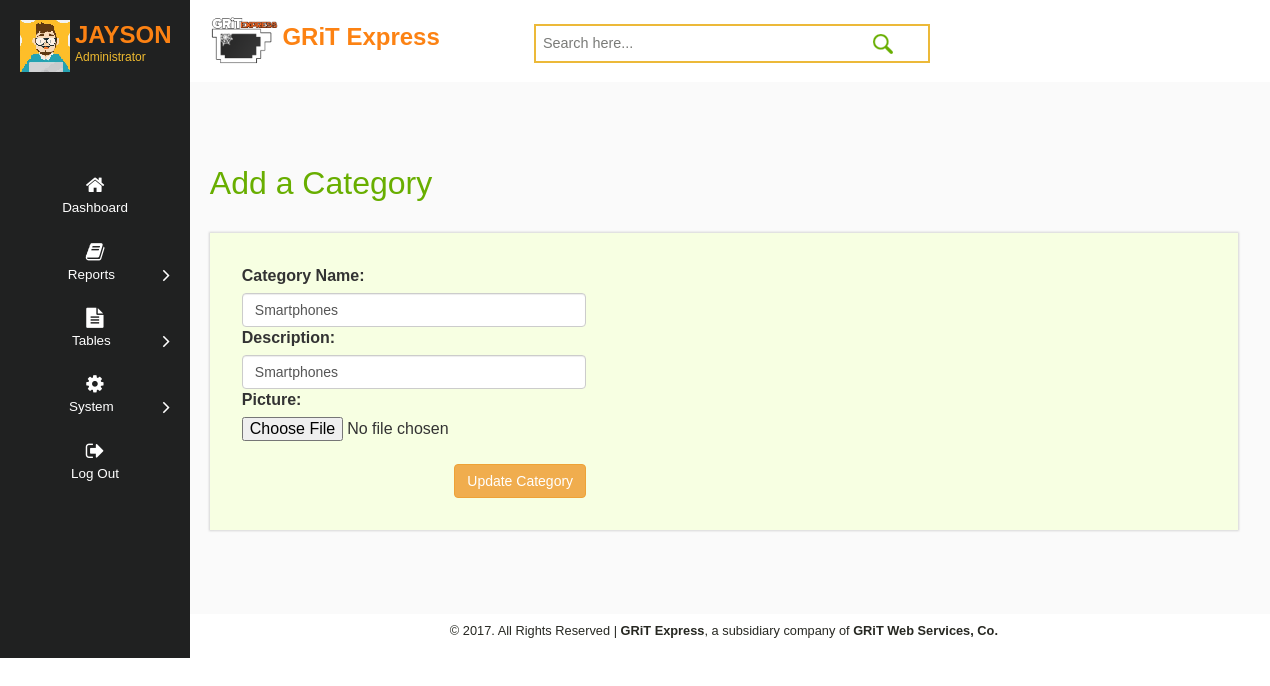
The app's page /Admin/CategoryEdit.php?update=1 (signed in) with its own data.
### tables this page shows
CREATE TABLE `category` (
  `Category_ID` int(255) NOT NULL,
  `Category_Name` varchar(123) NOT NULL,
  `Description` varchar(255) NOT NULL,
  `Picture` varchar(255) NOT NULL
);

CREATE TABLE `employee` (
  `Employee_ID` int(95) NOT NULL,
  `Employee_Name` varchar(25) NOT NULL,
  `Username` varchar(25) NOT NULL,
  `Password` varchar(25) NOT NULL
);

### session.php (called while the page is built, shortened)
<?php
include('config.php');
$check=$_SESSION['login_username'];
$session=mysqli_query($mysqli, "select Username from employee where Username='$check' ");
$row=mysqli_fetch_array($session);
$login_session=$row['Username'];
?>

### Admin/CategoryEdit.php (the view, shortened to what this page needs)
<?php
include("../session.php");
include("../config.php");
?>
<!DOCTYPE html>
<html>
<head>
	<link href="css/bootstrap.css" rel="stylesheet" type="text/css">
	<link href="css/gritexpress.css" rel="stylesheet" type="text/css">
	<link href="css/icons.css" rel="stylesheet">
</head>
<body>
<div class="gritexpress">
   <div class="left-content">
		<div class="topbar">
			<div class="logo-name">
				<img src="images/logo.png" height="50px">
				<a href="#"> <h1>GRiT Express</h1></a>
			<div class="search-box">
				<form>
				<input type="text" placeholder="Search here..." required="">
				<input type="submit" value="">
				</form>
			</div>
			</div>
		</div>
<div class="inside-content">
    <div class="blank">
    	<h2>Add a Category</h2>
    	<div class="blankpage-main">
<?php $update=$_GET['update']; $result = mysqli_query($mysqli,"SELECT * FROM category where Category_ID ='$update'"); ?> <?php if($row = mysqli_fetch_array($result)) {?>
	<div id="form_wrapper" class="form_wrapper">
		<table>
			<form class="register active" id="myForm" action="CategoryUpdate.php" method="POST">
			<tr><td>
				<label>Category Name:</label>
				<input type="text"class="form-control" id="categoryName" name="categoryName"  value="<?php echo $row['Category_Name'];?>"  required>
			</td></tr>
   			<tr><td>
				<label>Description:</label>
				<input type="text"class="form-control" id="desp" name="description" value="<?php echo $row['Description'];?>" placeholder="Description" required>
			</td></tr>
    		<tr><td>
				<label> Picture:</label>
				<input type="file" name="file" id="file" value="<?php echo $row['Picture'];?>" >
			</td></tr>
   			<tr>
			<div class="bottom">
			<td colspan="3">
			<br>&emsp;&emsp;&emsp;&emsp;&emsp;&emsp;&emsp;&emsp;&emsp;&emsp;&emsp;&emsp;&emsp;
			<button type="submit"  name="submit" value="Update" class="btn btn-warning btn-small" required="required"> <span class="a-btn-text">Update Category</span>
			</button>
			</td>
			</div>
			</tr>
	</form>
</table>
	</div>
         <?php }?>
    	</div>
    </div>
</div>
<div class="copyright">
	 <p style="font-size: 0.8em;color: #272822;">
	 © 2017. All Rights Reserved | <strong>GRiT Express</strong>, a subsidiary company of <strong>GRiT Web Services, Co.</strong>
	</p>
</div>
</div>
<div class="leftbar">
    <div class="profile_img">
		<span class="prfil-img"><img src="images/1.png"> </span>
		<div class="username">
			<p><?php echo "$login_session";?></p>
			<span>Administrator</span>
		</div>
	</div>
		<div class="menu">
		<ul id="menu">
		    <li><a href="blank.php"><i class="fa fa-home"></i>Dashboard</a></li>
			<li><a href="#"><i class="fa fa-book"></i>Reports<span class="fa fa-angle-right" style="float: right"></span></a>
		    </li>
		    <li><a href="#"><i class="fa fa-file-text"></i>Tables<span class="fa fa-angle-right" style="float: right"></span></a>
		    </li>
		    <li><a href="#"><i class="fa fa-cog"></i>System<span class="fa fa-angle-right" style="float: right"></span></a>
		    </li>
		    <li><a href="../signin/logout.php"><i class="fa fa-sign-out"></i>Log Out</a></li>
		    </ul>
		    </div>
	 </div>
</div>
</body>
</html>

### Admin/css/gritexpress.css (style rules this page uses)
html { font-family: 'Carrois Gothic', sans-serif; font-size: 100%; background:#fff; }
body { font-family: 'Carrois Gothic', sans-serif; font-size: 100%; background:#fff; }
.gritexpress { min-width: 1260px; position: relative; top: 0;left: 0;right: 0;bottom: 0; width: 100%;height: 100%; margin: 0px auto; }
.left-content { float: right; width: 86.5%; }
.leftbar { position: absolute; float: left; width: 220px; top: 0px; left:0px; bottom: 0; background-color:#202121; color: #aaabae; }
#menu { list-style: none; margin: 0; padding: 0; margin-bottom: 40px; }
#menu li { position: relative; margin: 0; font-size: 12px; padding: 0; }
#menu li a { position: relative; display: block; padding: 13px 20px; color: #FFFFFF; white-space: nowrap; font-size: 1.12em; text-align: center; font-family: 'Carrois Gothic', sans-serif; }
#menu .fa { margin-bottom: 10px; font-size: 1.5em; display: block; }
.menu { padding:10.2em 0em 0em 0em; }
.topbar { background:#FFF; padding: 1em 2em; box-shadow: 0 1px 3px rgba(0,0,0,0.15); }
.logo-name { float: left; width: 70%; margin: 0% 0% 0% 0%; }
.logo-name h1 { font-size: 1.5em; color: #FC8213; margin: 0em; font-weight: 700; text-decoration: none; }
.logo-name a { display:inline-block; }
.search-box { float: right; width:55%; margin-top: 0.5em; position: relative; display: block; border:2px solid rgb(236, 185, 57); }
.search-box input[type="text"] { outline: none; background: #fff; width: 86%; margin: 0; font-size: 0.9em; color: #DC6B1E; padding: 0.5em 0.5em; border: none; display: inline-block; }
.search-box input[type="submit"] { background: url(../images/search.png)no-repeat; width: 20px; height: 20px; display: inline-block; vertical-align: text-top; border: none; outline: none; }
.profile_img span.prfil-img { float:left; margin-left: 20px; margin-top: 20px; height:35px; }
.username { float:left; margin-top:35px; margin-left:5px; height:35px; }
.username p { font-size:1.5em; color:#FC8213; line-height:0em; font-weight:700; }
.username span { font-size: .75em; font-style: bold; color: #EEBA30; font-weight: normal; margin-top: 0em; }
.inside-content { padding: 4em 2em 3em 2em; background: #fafafa; }
.copyright { padding: 0.5em 0.5em; text-align: center; box-shadow: 2px 1px rgba(0,0.15); }
.blank { min-height: 400px; }
.blank h2 { font-size: 2em; color: #68AE00; margin-bottom: 1em; font-family: 'Carrois Gothic', sans-serif; }
.blankpage-main { padding: 2em 2em; background: #F7FFE2; margin-top:2em; box-shadow: 0px 0px 2px 1px rgba(0,0,0,0.15); }
@media (max-width:1440px) { .leftbar { width: 190px; } }

### records on screen
category: categoryName "Smartphones", description "Smartphones"
employee: Username "JAYSON"
